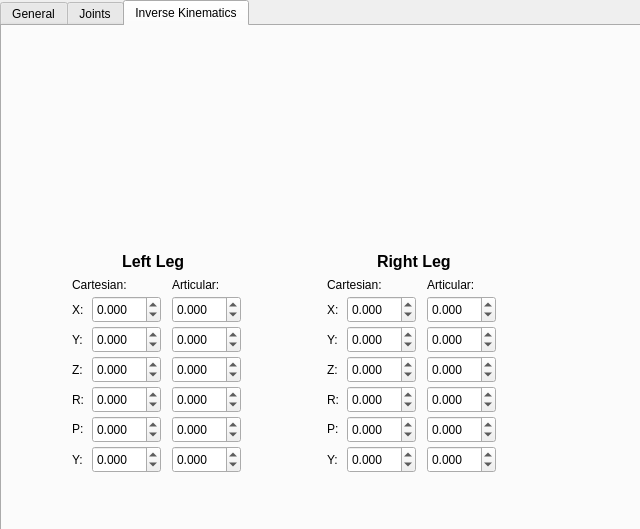
<?xml version="1.0" encoding="UTF-8"?>
<ui version="4.0">
 <class>MainWindow</class>
 <widget class="QMainWindow" name="MainWindow">
  <property name="geometry">
   <rect>
    <x>0</x>
    <y>0</y>
    <width>640</width>
    <height>529</height>
   </rect>
  </property>
  <property name="windowTitle">
   <string>HUMANOID GUI - By Marcosoft</string>
  </property>
  <property name="styleSheet">
   <string notr="true">QGroupBox {
    border: 1px solid gray;
    border-radius: 9px;
    margin-top: 0.5em;
}

QGroupBox::title {
    subcontrol-origin: margin;
    left: 10px;
    padding: 0 3px 0 3px;
}

QRadioButton{
	spacing: 1px;
}
QRadioButton::indicator{
	width: 16px;
	height: 16px;
}</string>
  </property>
  <widget class="QWidget" name="centralWidget">
   <widget class="QTabWidget" name="tabMain">
    <property name="geometry">
     <rect>
      <x>0</x>
      <y>0</y>
      <width>641</width>
      <height>531</height>
     </rect>
    </property>
    <property name="currentIndex">
     <number>2</number>
    </property>
    <widget class="QWidget" name="tabGeneral">
     <attribute name="title">
      <string>General</string>
     </attribute>
    </widget>
    <widget class="QWidget" name="tabJoints">
     <attribute name="title">
      <string>Joints</string>
     </attribute>
     <widget class="QSlider" name="hsLegLeftHipYaw">
      <property name="geometry">
       <rect>
        <x>100</x>
        <y>290</y>
        <width>160</width>
        <height>29</height>
       </rect>
      </property>
      <property name="orientation">
       <enum>Qt::Horizontal</enum>
      </property>
     </widget>
     <widget class="QSlider" name="hsLegLeftHipPitch">
      <property name="geometry">
       <rect>
        <x>100</x>
        <y>320</y>
        <width>160</width>
        <height>29</height>
       </rect>
      </property>
      <property name="orientation">
       <enum>Qt::Horizontal</enum>
      </property>
     </widget>
     <widget class="QSlider" name="hsLegLeftHipRoll">
      <property name="geometry">
       <rect>
        <x>100</x>
        <y>350</y>
        <width>160</width>
        <height>29</height>
       </rect>
      </property>
      <property name="orientation">
       <enum>Qt::Horizontal</enum>
      </property>
     </widget>
     <widget class="QSlider" name="hsLegLeftKnee">
      <property name="geometry">
       <rect>
        <x>100</x>
        <y>380</y>
        <width>160</width>
        <height>29</height>
       </rect>
      </property>
      <property name="orientation">
       <enum>Qt::Horizontal</enum>
      </property>
     </widget>
     <widget class="QSlider" name="hsLegLeftAnklePitch">
      <property name="geometry">
       <rect>
        <x>100</x>
        <y>410</y>
        <width>160</width>
        <height>29</height>
       </rect>
      </property>
      <property name="orientation">
       <enum>Qt::Horizontal</enum>
      </property>
     </widget>
     <widget class="QSlider" name="hsLegLeftAnkleRoll">
      <property name="geometry">
       <rect>
        <x>100</x>
        <y>440</y>
        <width>160</width>
        <height>29</height>
       </rect>
      </property>
      <property name="orientation">
       <enum>Qt::Horizontal</enum>
      </property>
     </widget>
     <widget class="QSlider" name="hsLegRightAnklePitch">
      <property name="geometry">
       <rect>
        <x>460</x>
        <y>410</y>
        <width>160</width>
        <height>29</height>
       </rect>
      </property>
      <property name="orientation">
       <enum>Qt::Horizontal</enum>
      </property>
     </widget>
     <widget class="QSlider" name="hsLegRightHipRoll">
      <property name="geometry">
       <rect>
        <x>460</x>
        <y>350</y>
        <width>160</width>
        <height>29</height>
       </rect>
      </property>
      <property name="orientation">
       <enum>Qt::Horizontal</enum>
      </property>
     </widget>
     <widget class="QSlider" name="hsLegRightKnee">
      <property name="geometry">
       <rect>
        <x>460</x>
        <y>380</y>
        <width>160</width>
        <height>29</height>
       </rect>
      </property>
      <property name="orientation">
       <enum>Qt::Horizontal</enum>
      </property>
     </widget>
     <widget class="QSlider" name="hsLegRightHipYaw">
      <property name="geometry">
       <rect>
        <x>460</x>
        <y>290</y>
        <width>160</width>
        <height>29</height>
       </rect>
      </property>
      <property name="orientation">
       <enum>Qt::Horizontal</enum>
      </property>
     </widget>
     <widget class="QSlider" name="hsLegRightHipPitch">
      <property name="geometry">
       <rect>
        <x>460</x>
        <y>320</y>
        <width>160</width>
        <height>29</height>
       </rect>
      </property>
      <property name="orientation">
       <enum>Qt::Horizontal</enum>
      </property>
     </widget>
     <widget class="QSlider" name="hsLegRightAnkleRoll">
      <property name="geometry">
       <rect>
        <x>460</x>
        <y>440</y>
        <width>160</width>
        <height>29</height>
       </rect>
      </property>
      <property name="orientation">
       <enum>Qt::Horizontal</enum>
      </property>
     </widget>
     <widget class="QLabel" name="lblLegLeftHipYaw">
      <property name="geometry">
       <rect>
        <x>10</x>
        <y>290</y>
        <width>67</width>
        <height>29</height>
       </rect>
      </property>
      <property name="text">
       <string>Hip Yaw:</string>
      </property>
     </widget>
     <widget class="QLabel" name="lblLegLeftHipPitch">
      <property name="geometry">
       <rect>
        <x>10</x>
        <y>320</y>
        <width>67</width>
        <height>29</height>
       </rect>
      </property>
      <property name="text">
       <string>Hip Pitch:</string>
      </property>
     </widget>
     <widget class="QLabel" name="lblLegLeftHipRoll">
      <property name="geometry">
       <rect>
        <x>10</x>
        <y>350</y>
        <width>67</width>
        <height>29</height>
       </rect>
      </property>
      <property name="text">
       <string>Hip Roll:</string>
      </property>
     </widget>
     <widget class="QLabel" name="lblLegLeftKnee">
      <property name="geometry">
       <rect>
        <x>10</x>
        <y>380</y>
        <width>67</width>
        <height>29</height>
       </rect>
      </property>
      <property name="text">
       <string>Knee:</string>
      </property>
     </widget>
     <widget class="QLabel" name="lblLegLeftAnklePitch">
      <property name="geometry">
       <rect>
        <x>10</x>
        <y>410</y>
        <width>81</width>
        <height>29</height>
       </rect>
      </property>
      <property name="text">
       <string>Ankle Pitch:</string>
      </property>
     </widget>
     <widget class="QLabel" name="lblLegLeftAnkleRoll">
      <property name="geometry">
       <rect>
        <x>10</x>
        <y>440</y>
        <width>81</width>
        <height>29</height>
       </rect>
      </property>
      <property name="text">
       <string>Ankle Roll:</string>
      </property>
     </widget>
     <widget class="QLabel" name="lblLegLeftHipRoll_2">
      <property name="geometry">
       <rect>
        <x>370</x>
        <y>350</y>
        <width>67</width>
        <height>29</height>
       </rect>
      </property>
      <property name="text">
       <string>Hip Roll:</string>
      </property>
     </widget>
     <widget class="QLabel" name="lblLegLeftAnkleRoll_2">
      <property name="geometry">
       <rect>
        <x>370</x>
        <y>440</y>
        <width>81</width>
        <height>29</height>
       </rect>
      </property>
      <property name="text">
       <string>Ankle Roll:</string>
      </property>
     </widget>
     <widget class="QLabel" name="lblLegLeftHipPitch_2">
      <property name="geometry">
       <rect>
        <x>370</x>
        <y>320</y>
        <width>67</width>
        <height>29</height>
       </rect>
      </property>
      <property name="text">
       <string>Hip Pitch:</string>
      </property>
     </widget>
     <widget class="QLabel" name="lblLegLeftAnklePitch_2">
      <property name="geometry">
       <rect>
        <x>370</x>
        <y>410</y>
        <width>81</width>
        <height>29</height>
       </rect>
      </property>
      <property name="text">
       <string>Ankle Pitch:</string>
      </property>
     </widget>
     <widget class="QLabel" name="lblLegLeftKnee_2">
      <property name="geometry">
       <rect>
        <x>370</x>
        <y>380</y>
        <width>67</width>
        <height>29</height>
       </rect>
      </property>
      <property name="text">
       <string>Knee:</string>
      </property>
     </widget>
     <widget class="QLabel" name="lblLegLeftHipYaw_2">
      <property name="geometry">
       <rect>
        <x>370</x>
        <y>290</y>
        <width>67</width>
        <height>29</height>
       </rect>
      </property>
      <property name="text">
       <string>Hip Yaw:</string>
      </property>
     </widget>
     <widget class="QSlider" name="horizontalSlider_13">
      <property name="geometry">
       <rect>
        <x>100</x>
        <y>210</y>
        <width>160</width>
        <height>29</height>
       </rect>
      </property>
      <property name="orientation">
       <enum>Qt::Horizontal</enum>
      </property>
     </widget>
     <widget class="QSlider" name="hsArmLeft">
      <property name="geometry">
       <rect>
        <x>100</x>
        <y>150</y>
        <width>160</width>
        <height>29</height>
       </rect>
      </property>
      <property name="orientation">
       <enum>Qt::Horizontal</enum>
      </property>
     </widget>
     <widget class="QSlider" name="horizontalSlider_15">
      <property name="geometry">
       <rect>
        <x>100</x>
        <y>180</y>
        <width>160</width>
        <height>29</height>
       </rect>
      </property>
      <property name="orientation">
       <enum>Qt::Horizontal</enum>
      </property>
     </widget>
     <widget class="QSlider" name="horizontalSlider_16">
      <property name="geometry">
       <rect>
        <x>460</x>
        <y>210</y>
        <width>160</width>
        <height>29</height>
       </rect>
      </property>
      <property name="orientation">
       <enum>Qt::Horizontal</enum>
      </property>
     </widget>
     <widget class="QSlider" name="horizontalSlider_17">
      <property name="geometry">
       <rect>
        <x>460</x>
        <y>150</y>
        <width>160</width>
        <height>29</height>
       </rect>
      </property>
      <property name="orientation">
       <enum>Qt::Horizontal</enum>
      </property>
     </widget>
     <widget class="QSlider" name="horizontalSlider_18">
      <property name="geometry">
       <rect>
        <x>460</x>
        <y>180</y>
        <width>160</width>
        <height>29</height>
       </rect>
      </property>
      <property name="orientation">
       <enum>Qt::Horizontal</enum>
      </property>
     </widget>
     <widget class="QSlider" name="horizontalSlider_19">
      <property name="geometry">
       <rect>
        <x>280</x>
        <y>60</y>
        <width>160</width>
        <height>29</height>
       </rect>
      </property>
      <property name="orientation">
       <enum>Qt::Horizontal</enum>
      </property>
     </widget>
     <widget class="QSlider" name="horizontalSlider_20">
      <property name="geometry">
       <rect>
        <x>280</x>
        <y>30</y>
        <width>160</width>
        <height>29</height>
       </rect>
      </property>
      <property name="orientation">
       <enum>Qt::Horizontal</enum>
      </property>
     </widget>
     <widget class="QLabel" name="label_10">
      <property name="geometry">
       <rect>
        <x>75</x>
        <y>265</y>
        <width>67</width>
        <height>21</height>
       </rect>
      </property>
      <property name="text">
       <string>&lt;html&gt;&lt;head/&gt;&lt;body&gt;&lt;p&gt;&lt;span style=&quot; font-size:12pt; font-weight:600;&quot;&gt;Left Leg&lt;/span&gt;&lt;/p&gt;&lt;/body&gt;&lt;/html&gt;</string>
      </property>
      <property name="textFormat">
       <enum>Qt::RichText</enum>
      </property>
     </widget>
     <widget class="QLabel" name="label_11">
      <property name="geometry">
       <rect>
        <x>435</x>
        <y>265</y>
        <width>81</width>
        <height>21</height>
       </rect>
      </property>
      <property name="text">
       <string>&lt;html&gt;&lt;head/&gt;&lt;body&gt;&lt;p&gt;&lt;span style=&quot; font-size:12pt; font-weight:600;&quot;&gt;Right Leg&lt;/span&gt;&lt;/p&gt;&lt;/body&gt;&lt;/html&gt;</string>
      </property>
      <property name="textFormat">
       <enum>Qt::RichText</enum>
      </property>
     </widget>
    </widget>
    <widget class="QWidget" name="tabIK">
     <attribute name="title">
      <string>Inverse Kinematics</string>
     </attribute>
     <widget class="QDoubleSpinBox" name="sbLegLeftX">
      <property name="geometry">
       <rect>
        <x>90</x>
        <y>270</y>
        <width>69</width>
        <height>27</height>
       </rect>
      </property>
      <property name="keyboardTracking">
       <bool>false</bool>
      </property>
      <property name="decimals">
       <number>3</number>
      </property>
      <property name="minimum">
       <double>-1.000000000000000</double>
      </property>
      <property name="maximum">
       <double>1.000000000000000</double>
      </property>
      <property name="singleStep">
       <double>0.005000000000000</double>
      </property>
     </widget>
     <widget class="QLabel" name="label">
      <property name="geometry">
       <rect>
        <x>70</x>
        <y>275</y>
        <width>21</width>
        <height>17</height>
       </rect>
      </property>
      <property name="text">
       <string>X:</string>
      </property>
     </widget>
     <widget class="QDoubleSpinBox" name="sbLegLeft0">
      <property name="geometry">
       <rect>
        <x>170</x>
        <y>270</y>
        <width>69</width>
        <height>27</height>
       </rect>
      </property>
      <property name="keyboardTracking">
       <bool>true</bool>
      </property>
      <property name="decimals">
       <number>3</number>
      </property>
      <property name="minimum">
       <double>-1.570000000000000</double>
      </property>
      <property name="maximum">
       <double>1.570000000000000</double>
      </property>
      <property name="singleStep">
       <double>0.050000000000000</double>
      </property>
     </widget>
     <widget class="QLabel" name="label_2">
      <property name="geometry">
       <rect>
        <x>70</x>
        <y>305</y>
        <width>21</width>
        <height>17</height>
       </rect>
      </property>
      <property name="text">
       <string>Y:</string>
      </property>
     </widget>
     <widget class="QLabel" name="label_3">
      <property name="geometry">
       <rect>
        <x>70</x>
        <y>335</y>
        <width>21</width>
        <height>17</height>
       </rect>
      </property>
      <property name="text">
       <string>Z:</string>
      </property>
     </widget>
     <widget class="QLabel" name="label_4">
      <property name="geometry">
       <rect>
        <x>70</x>
        <y>365</y>
        <width>21</width>
        <height>17</height>
       </rect>
      </property>
      <property name="text">
       <string>R:</string>
      </property>
     </widget>
     <widget class="QLabel" name="label_5">
      <property name="geometry">
       <rect>
        <x>70</x>
        <y>395</y>
        <width>21</width>
        <height>16</height>
       </rect>
      </property>
      <property name="text">
       <string>P:</string>
      </property>
     </widget>
     <widget class="QLabel" name="label_6">
      <property name="geometry">
       <rect>
        <x>70</x>
        <y>425</y>
        <width>21</width>
        <height>17</height>
       </rect>
      </property>
      <property name="text">
       <string>Y:</string>
      </property>
     </widget>
     <widget class="QLabel" name="label_7">
      <property name="geometry">
       <rect>
        <x>70</x>
        <y>250</y>
        <width>67</width>
        <height>17</height>
       </rect>
      </property>
      <property name="text">
       <string>Cartesian:</string>
      </property>
     </widget>
     <widget class="QLabel" name="label_8">
      <property name="geometry">
       <rect>
        <x>170</x>
        <y>250</y>
        <width>67</width>
        <height>17</height>
       </rect>
      </property>
      <property name="text">
       <string>Articular:</string>
      </property>
     </widget>
     <widget class="QDoubleSpinBox" name="sbLegLeft2">
      <property name="geometry">
       <rect>
        <x>170</x>
        <y>330</y>
        <width>69</width>
        <height>27</height>
       </rect>
      </property>
      <property name="decimals">
       <number>3</number>
      </property>
      <property name="minimum">
       <double>-1.570000000000000</double>
      </property>
      <property name="maximum">
       <double>1.570000000000000</double>
      </property>
      <property name="singleStep">
       <double>0.050000000000000</double>
      </property>
     </widget>
     <widget class="QDoubleSpinBox" name="sbLegLeft3">
      <property name="geometry">
       <rect>
        <x>170</x>
        <y>360</y>
        <width>69</width>
        <height>27</height>
       </rect>
      </property>
      <property name="decimals">
       <number>3</number>
      </property>
      <property name="minimum">
       <double>-1.570000000000000</double>
      </property>
      <property name="maximum">
       <double>1.570000000000000</double>
      </property>
      <property name="singleStep">
       <double>0.050000000000000</double>
      </property>
     </widget>
     <widget class="QDoubleSpinBox" name="sbLegLeft4">
      <property name="geometry">
       <rect>
        <x>170</x>
        <y>390</y>
        <width>69</width>
        <height>27</height>
       </rect>
      </property>
      <property name="decimals">
       <number>3</number>
      </property>
      <property name="minimum">
       <double>-1.570000000000000</double>
      </property>
      <property name="maximum">
       <double>1.570000000000000</double>
      </property>
      <property name="singleStep">
       <double>0.050000000000000</double>
      </property>
     </widget>
     <widget class="QDoubleSpinBox" name="sbLegLeft5">
      <property name="geometry">
       <rect>
        <x>170</x>
        <y>420</y>
        <width>69</width>
        <height>27</height>
       </rect>
      </property>
      <property name="decimals">
       <number>3</number>
      </property>
      <property name="minimum">
       <double>-1.570000000000000</double>
      </property>
      <property name="maximum">
       <double>1.570000000000000</double>
      </property>
      <property name="singleStep">
       <double>0.050000000000000</double>
      </property>
     </widget>
     <widget class="QDoubleSpinBox" name="sbLegLeft1">
      <property name="geometry">
       <rect>
        <x>170</x>
        <y>300</y>
        <width>69</width>
        <height>27</height>
       </rect>
      </property>
      <property name="decimals">
       <number>3</number>
      </property>
      <property name="minimum">
       <double>-1.570000000000000</double>
      </property>
      <property name="maximum">
       <double>1.570000000000000</double>
      </property>
      <property name="singleStep">
       <double>0.050000000000000</double>
      </property>
     </widget>
     <widget class="QDoubleSpinBox" name="sbLegLeftY">
      <property name="geometry">
       <rect>
        <x>90</x>
        <y>300</y>
        <width>69</width>
        <height>27</height>
       </rect>
      </property>
      <property name="keyboardTracking">
       <bool>false</bool>
      </property>
      <property name="decimals">
       <number>3</number>
      </property>
      <property name="minimum">
       <double>-1.000000000000000</double>
      </property>
      <property name="maximum">
       <double>1.000000000000000</double>
      </property>
      <property name="singleStep">
       <double>0.005000000000000</double>
      </property>
     </widget>
     <widget class="QDoubleSpinBox" name="sbLegLeftZ">
      <property name="geometry">
       <rect>
        <x>90</x>
        <y>330</y>
        <width>69</width>
        <height>27</height>
       </rect>
      </property>
      <property name="keyboardTracking">
       <bool>false</bool>
      </property>
      <property name="decimals">
       <number>3</number>
      </property>
      <property name="minimum">
       <double>-1.000000000000000</double>
      </property>
      <property name="maximum">
       <double>1.000000000000000</double>
      </property>
      <property name="singleStep">
       <double>0.005000000000000</double>
      </property>
     </widget>
     <widget class="QDoubleSpinBox" name="sbLegLeftRoll">
      <property name="geometry">
       <rect>
        <x>90</x>
        <y>360</y>
        <width>69</width>
        <height>27</height>
       </rect>
      </property>
      <property name="keyboardTracking">
       <bool>false</bool>
      </property>
      <property name="decimals">
       <number>3</number>
      </property>
      <property name="minimum">
       <double>-3.140000000000000</double>
      </property>
      <property name="maximum">
       <double>3.140000000000000</double>
      </property>
      <property name="singleStep">
       <double>0.050000000000000</double>
      </property>
     </widget>
     <widget class="QDoubleSpinBox" name="sbLegLeftPitch">
      <property name="geometry">
       <rect>
        <x>90</x>
        <y>390</y>
        <width>69</width>
        <height>27</height>
       </rect>
      </property>
      <property name="keyboardTracking">
       <bool>false</bool>
      </property>
      <property name="decimals">
       <number>3</number>
      </property>
      <property name="minimum">
       <double>-3.140000000000000</double>
      </property>
      <property name="maximum">
       <double>3.140000000000000</double>
      </property>
      <property name="singleStep">
       <double>0.050000000000000</double>
      </property>
     </widget>
     <widget class="QDoubleSpinBox" name="sbLegLeftYaw">
      <property name="geometry">
       <rect>
        <x>90</x>
        <y>420</y>
        <width>69</width>
        <height>27</height>
       </rect>
      </property>
      <property name="keyboardTracking">
       <bool>false</bool>
      </property>
      <property name="decimals">
       <number>3</number>
      </property>
      <property name="minimum">
       <double>-3.140000000000000</double>
      </property>
      <property name="maximum">
       <double>3.140000000000000</double>
      </property>
      <property name="singleStep">
       <double>0.050000000000000</double>
      </property>
     </widget>
     <widget class="QLabel" name="label_9">
      <property name="geometry">
       <rect>
        <x>120</x>
        <y>225</y>
        <width>67</width>
        <height>21</height>
       </rect>
      </property>
      <property name="text">
       <string>&lt;html&gt;&lt;head/&gt;&lt;body&gt;&lt;p&gt;&lt;span style=&quot; font-size:12pt; font-weight:600;&quot;&gt;Left Leg&lt;/span&gt;&lt;/p&gt;&lt;/body&gt;&lt;/html&gt;</string>
      </property>
      <property name="textFormat">
       <enum>Qt::RichText</enum>
      </property>
     </widget>
     <widget class="QDoubleSpinBox" name="sbLegRight1">
      <property name="geometry">
       <rect>
        <x>425</x>
        <y>300</y>
        <width>69</width>
        <height>27</height>
       </rect>
      </property>
      <property name="decimals">
       <number>3</number>
      </property>
      <property name="minimum">
       <double>-1.570000000000000</double>
      </property>
      <property name="maximum">
       <double>1.570000000000000</double>
      </property>
      <property name="singleStep">
       <double>0.050000000000000</double>
      </property>
     </widget>
     <widget class="QLabel" name="label_12">
      <property name="geometry">
       <rect>
        <x>325</x>
        <y>250</y>
        <width>67</width>
        <height>17</height>
       </rect>
      </property>
      <property name="text">
       <string>Cartesian:</string>
      </property>
     </widget>
     <widget class="QDoubleSpinBox" name="sbLegRightY">
      <property name="geometry">
       <rect>
        <x>345</x>
        <y>300</y>
        <width>69</width>
        <height>27</height>
       </rect>
      </property>
      <property name="keyboardTracking">
       <bool>false</bool>
      </property>
      <property name="decimals">
       <number>3</number>
      </property>
      <property name="minimum">
       <double>-1.000000000000000</double>
      </property>
      <property name="maximum">
       <double>1.000000000000000</double>
      </property>
      <property name="singleStep">
       <double>0.005000000000000</double>
      </property>
     </widget>
     <widget class="QDoubleSpinBox" name="sbLegRight5">
      <property name="geometry">
       <rect>
        <x>425</x>
        <y>420</y>
        <width>69</width>
        <height>27</height>
       </rect>
      </property>
      <property name="decimals">
       <number>3</number>
      </property>
      <property name="minimum">
       <double>-1.570000000000000</double>
      </property>
      <property name="maximum">
       <double>1.570000000000000</double>
      </property>
      <property name="singleStep">
       <double>0.050000000000000</double>
      </property>
     </widget>
     <widget class="QLabel" name="label_13">
      <property name="geometry">
       <rect>
        <x>325</x>
        <y>275</y>
        <width>21</width>
        <height>17</height>
       </rect>
      </property>
      <property name="text">
       <string>X:</string>
      </property>
     </widget>
     <widget class="QDoubleSpinBox" name="sbLegRightPitch">
      <property name="geometry">
       <rect>
        <x>345</x>
        <y>390</y>
        <width>69</width>
        <height>27</height>
       </rect>
      </property>
      <property name="keyboardTracking">
       <bool>false</bool>
      </property>
      <property name="decimals">
       <number>3</number>
      </property>
      <property name="minimum">
       <double>-3.140000000000000</double>
      </property>
      <property name="maximum">
       <double>3.140000000000000</double>
      </property>
      <property name="singleStep">
       <double>0.050000000000000</double>
      </property>
     </widget>
     <widget class="QLabel" name="label_14">
      <property name="geometry">
       <rect>
        <x>325</x>
        <y>365</y>
        <width>21</width>
        <height>17</height>
       </rect>
      </property>
      <property name="text">
       <string>R:</string>
      </property>
     </widget>
     <widget class="QLabel" name="label_15">
      <property name="geometry">
       <rect>
        <x>325</x>
        <y>395</y>
        <width>21</width>
        <height>16</height>
       </rect>
      </property>
      <property name="text">
       <string>P:</string>
      </property>
     </widget>
     <widget class="QDoubleSpinBox" name="sbLegRightYaw">
      <property name="geometry">
       <rect>
        <x>345</x>
        <y>420</y>
        <width>69</width>
        <height>27</height>
       </rect>
      </property>
      <property name="keyboardTracking">
       <bool>false</bool>
      </property>
      <property name="decimals">
       <number>3</number>
      </property>
      <property name="minimum">
       <double>-3.140000000000000</double>
      </property>
      <property name="maximum">
       <double>3.140000000000000</double>
      </property>
      <property name="singleStep">
       <double>0.050000000000000</double>
      </property>
     </widget>
     <widget class="QDoubleSpinBox" name="sbLegRightRoll">
      <property name="geometry">
       <rect>
        <x>345</x>
        <y>360</y>
        <width>69</width>
        <height>27</height>
       </rect>
      </property>
      <property name="keyboardTracking">
       <bool>false</bool>
      </property>
      <property name="decimals">
       <number>3</number>
      </property>
      <property name="minimum">
       <double>-3.140000000000000</double>
      </property>
      <property name="maximum">
       <double>3.140000000000000</double>
      </property>
      <property name="singleStep">
       <double>0.050000000000000</double>
      </property>
     </widget>
     <widget class="QLabel" name="label_16">
      <property name="geometry">
       <rect>
        <x>425</x>
        <y>250</y>
        <width>67</width>
        <height>17</height>
       </rect>
      </property>
      <property name="text">
       <string>Articular:</string>
      </property>
     </widget>
     <widget class="QLabel" name="label_17">
      <property name="geometry">
       <rect>
        <x>375</x>
        <y>225</y>
        <width>91</width>
        <height>21</height>
       </rect>
      </property>
      <property name="text">
       <string>&lt;html&gt;&lt;head/&gt;&lt;body&gt;&lt;p&gt;&lt;span style=&quot; font-size:12pt; font-weight:600;&quot;&gt;Right Leg&lt;/span&gt;&lt;/p&gt;&lt;/body&gt;&lt;/html&gt;</string>
      </property>
      <property name="textFormat">
       <enum>Qt::RichText</enum>
      </property>
     </widget>
     <widget class="QDoubleSpinBox" name="sbLegRight4">
      <property name="geometry">
       <rect>
        <x>425</x>
        <y>390</y>
        <width>69</width>
        <height>27</height>
       </rect>
      </property>
      <property name="decimals">
       <number>3</number>
      </property>
      <property name="minimum">
       <double>-1.570000000000000</double>
      </property>
      <property name="maximum">
       <double>1.570000000000000</double>
      </property>
      <property name="singleStep">
       <double>0.050000000000000</double>
      </property>
     </widget>
     <widget class="QLabel" name="label_18">
      <property name="geometry">
       <rect>
        <x>325</x>
        <y>305</y>
        <width>21</width>
        <height>17</height>
       </rect>
      </property>
      <property name="text">
       <string>Y:</string>
      </property>
     </widget>
     <widget class="QDoubleSpinBox" name="sbLegRight0">
      <property name="geometry">
       <rect>
        <x>425</x>
        <y>270</y>
        <width>69</width>
        <height>27</height>
       </rect>
      </property>
      <property name="decimals">
       <number>3</number>
      </property>
      <property name="minimum">
       <double>-1.570000000000000</double>
      </property>
      <property name="maximum">
       <double>1.570000000000000</double>
      </property>
      <property name="singleStep">
       <double>0.050000000000000</double>
      </property>
     </widget>
     <widget class="QDoubleSpinBox" name="sbLegRightX">
      <property name="geometry">
       <rect>
        <x>345</x>
        <y>270</y>
        <width>69</width>
        <height>27</height>
       </rect>
      </property>
      <property name="keyboardTracking">
       <bool>false</bool>
      </property>
      <property name="decimals">
       <number>3</number>
      </property>
      <property name="minimum">
       <double>-1.000000000000000</double>
      </property>
      <property name="maximum">
       <double>1.000000000000000</double>
      </property>
      <property name="singleStep">
       <double>0.005000000000000</double>
      </property>
     </widget>
     <widget class="QLabel" name="label_19">
      <property name="geometry">
       <rect>
        <x>325</x>
        <y>425</y>
        <width>21</width>
        <height>17</height>
       </rect>
      </property>
      <property name="text">
       <string>Y:</string>
      </property>
     </widget>
     <widget class="QLabel" name="label_20">
      <property name="geometry">
       <rect>
        <x>325</x>
        <y>335</y>
        <width>21</width>
        <height>17</height>
       </rect>
      </property>
      <property name="text">
       <string>Z:</string>
      </property>
     </widget>
     <widget class="QDoubleSpinBox" name="sbLegRight2">
      <property name="geometry">
       <rect>
        <x>425</x>
        <y>330</y>
        <width>69</width>
        <height>27</height>
       </rect>
      </property>
      <property name="decimals">
       <number>3</number>
      </property>
      <property name="minimum">
       <double>-1.570000000000000</double>
      </property>
      <property name="maximum">
       <double>1.570000000000000</double>
      </property>
      <property name="singleStep">
       <double>0.050000000000000</double>
      </property>
     </widget>
     <widget class="QDoubleSpinBox" name="sbLegRightZ">
      <property name="geometry">
       <rect>
        <x>345</x>
        <y>330</y>
        <width>69</width>
        <height>27</height>
       </rect>
      </property>
      <property name="keyboardTracking">
       <bool>false</bool>
      </property>
      <property name="decimals">
       <number>3</number>
      </property>
      <property name="minimum">
       <double>-1.000000000000000</double>
      </property>
      <property name="maximum">
       <double>1.000000000000000</double>
      </property>
      <property name="singleStep">
       <double>0.005000000000000</double>
      </property>
     </widget>
     <widget class="QDoubleSpinBox" name="sbLegRight3">
      <property name="geometry">
       <rect>
        <x>425</x>
        <y>360</y>
        <width>69</width>
        <height>27</height>
       </rect>
      </property>
      <property name="decimals">
       <number>3</number>
      </property>
      <property name="minimum">
       <double>-1.570000000000000</double>
      </property>
      <property name="maximum">
       <double>1.570000000000000</double>
      </property>
      <property name="singleStep">
       <double>0.050000000000000</double>
      </property>
     </widget>
    </widget>
   </widget>
  </widget>
 </widget>
 <layoutdefault spacing="6" margin="11"/>
 <resources/>
 <connections/>
</ui>
